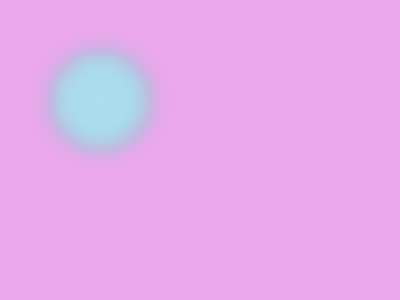
Frame 1 (no input)
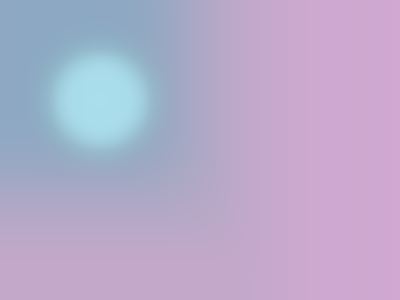
Frame 60 (the mouse pressed at the canvas centre just before this capture)
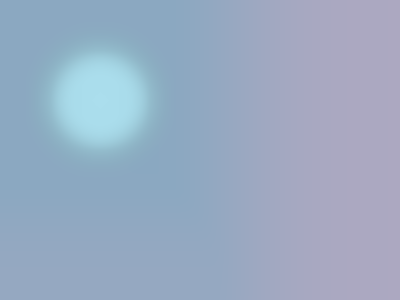
Frame 120 (the mouse held since frame 60 and released just before this capture)

The Processing sketch that drew these frames (run headless with seeded random() and noise(); from frame 60 on, the mouse is pressed at the canvas centre):

// Processing sketch: processing_47169
// ── processing_47169.pde

void setup()
{
  size(400, 300);
  background(#eca9ed);
}

void draw()
{
 smooth();
 fill(#abdeed);
 ellipse(100, 100, 100, 100);
 filter(BLUR, 9);
}

void mouseDragged()
{
  {
    stroke(#f9f9dd);
    line(mouseX, mouseY, 20, 20);
  }
  smooth();
  fill(#abdeed);
  ellipse(300, 300, 300, 300);
  filter(POSTERIZE, 15);
}

void mouseReleased()
{
  background(#eca9ed);
}



                
                
